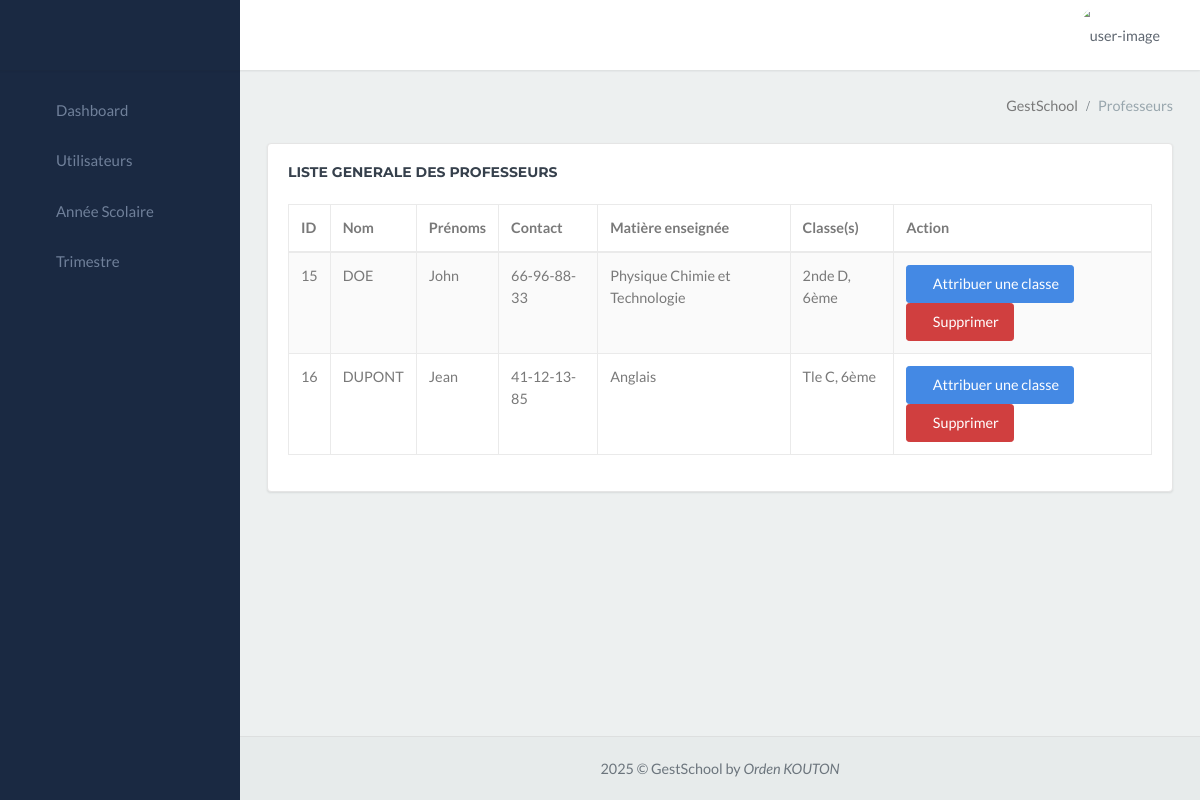
The page /gestschool_app/professeur/ on the database its author committed.
### gestschool_app/models.py (models this page shows)
class Professeur(models.Model):
    user = models.OneToOneField(settings.AUTH_USER_MODEL, on_delete=models.CASCADE, null=True, blank=True)
    nom = models.CharField(max_length=80)
    prenom = models.CharField(max_length=100)
    role = models.CharField(max_length=100)
    contact = models.CharField(max_length=100)
    email = models.CharField(max_length=100)
    matiere = models.ForeignKey(Matiere, on_delete=models.CASCADE)
    annee_scolaire = models.ForeignKey(AnneeScolaire, on_delete=models.SET_NULL, null=True, blank=True)

class Matiere(models.Model):
    nom = models.CharField(max_length=80)
    sigle = models.CharField(max_length=50)

class Classe_exist(models.Model):
    fusion = models.CharField(max_length=80)

### gestschool_app/views.py (the view)
# urls.py: path('professeur/', views.professeur, name='professeur'),
def professeur(request):
    annee_active = AnneeScolaire.objects.filter(active=True).first()
    classes = Classe_exist.objects.all()
    professeurs = Professeur.objects.filter(Q(role='Professeur') & Q(annee_scolaire_id=annee_active))
    for professeur in professeurs:
        classes_attribuees = Professeur_Classe.objects.filter(professeur=professeur)
        professeur.classes_attribuees = [pc.classe.fusion for pc in classes_attribuees]
    return render(request, 'professeur.html', {'professeurs': professeurs, 'classes': classes})

### gestschool_app/templates/professeur.html (shortened to what this page needs)
{% extends "menu.html" %}
{% block content %}
<div class="content-page">
    <div class="content">
        <div class="container-fluid">
            <div class="row">
                <div class="col-12">
                    <div class="page-title-box">
                        <div class="page-title-right">
                            <ol class="breadcrumb p-0 m-0">
                                <li class="breadcrumb-item active">GestSchool</li>
                                <li class="breadcrumb-item"><a>Professeurs</a></li>
                            </ol>
                        </div>
                        <div class="clearfix"></div>
                    </div>
                </div>
            </div>
            <div class="row">
                <div class="col-12">
                    <div class="card">
                        <div class="card-body table-responsive">
                            <h4 class="m-t-0 header-title mb-4"><b>LISTE GENERALE DES PROFESSEURS</b></h4>
                            <table id="datatable-buttons"
                                class="table table-striped table-bordered dt-responsive nowrap"
                                style="border-collapse: collapse; border-spacing: 0; width: 100%;">
                                <thead>
                                    <tr>
                                        <th>ID</th>
                                        <th>Nom</th>
                                        <th>Prénoms</th>
                                        <th>Contact</th>
                                        <th>Matière enseignée</th>
                                        <th>Classe(s)</th>
                                        <th>Action</th>
                                    </tr>
                                </thead>
                                <tbody>
                                    {% for professeur in professeurs %}
                                    <tr>
                                        <td>{{ professeur.id }}</td>
                                        <td>{{ professeur.nom }}</td>
                                        <td>{{ professeur.prenom }}</td>
                                        <td>{{ professeur.contact }}</td>
                                        <td>{{ professeur.matiere.nom }}</td>
                                        <td>
                                            {% for classe in professeur.classes_attribuees %}
                                                {{ classe }}{% if not forloop.last %}, {% endif %}
                                            {% empty %}
                                                Aucune classe attribuée
                                            {% endfor %}
                                        </td>
                                        <td>
                                            <button class="btn btn-success" data-toggle="modal" data-target="#editModal{{ professeur.id }}">
                                               <i class="ion ion-ios-color-wand"></i>Attribuer une classe
                                            </button>
                                            <button class="btn btn-danger" data-toggle="modal" data-target="#deleteModal{{ professeur.id }}">
                                                <i class="ion ion-ios-trash"></i>Supprimer
                                            </button>
                                        </td>
                                    </tr>
                                    {% endfor %}
                                </tbody>
                            </table>
                        </div>
                    </div>
                </div>
            </div>
        </div>
    </div>
</div>
{% endblock %}

### rows shown on the page
Professeur: id "15", nom "DOE", prenom "John", contact "66-96-88-33", matiere.nom "Physique Chimie et Technologie"
Classe_exist: classes_attribuees "2nde D"
Classe_exist: classes_attribuees "6ème" "6ème"
Professeur: id "16", nom "DUPONT", prenom "Jean", contact "41-12-13-85", matiere.nom "Anglais"
Classe_exist: classes_attribuees "Tle C"
